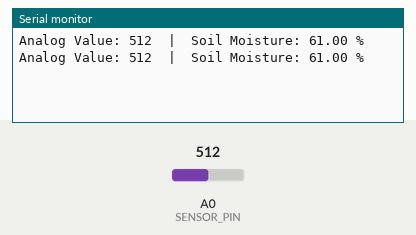
Recording of a sketch running on a simulated Arduino Uno, built with avr-gcc and run on an emulated ATmega328P. On the bench: the last lines printed to the serial monitor. The inputs (shaded band) are chosen by the test bench; at power-on: A0 (SENSOR_PIN) = 512.

Above: at 2.8 s.
2.9 s: A0 (SENSOR_PIN) set to 716
At 5.0 s:
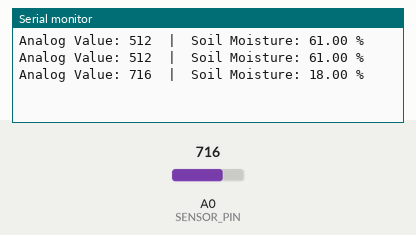
5.6 s: A0 (SENSOR_PIN) set to 900
At 6.6 s:
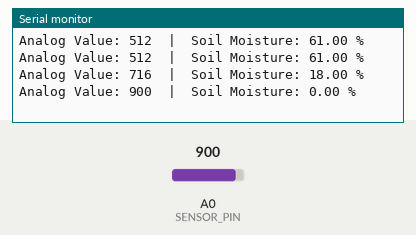
Timing chart, 0 to 8.6 s (numbered marks = the images above; inputs shaded):
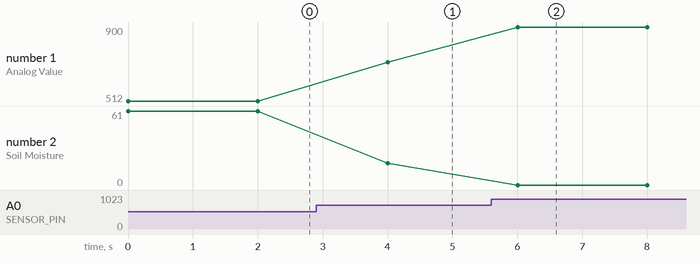

Measured:
- after the input at 2.9 s, the serial monitor: prints a new line after 1.1 s (image 1)
- after the input at 5.6 s, the serial monitor: prints a new line after 0.40 s (image 2)
- plotted number 1: 512 → 716 after the input at 2.9 s, 716 → 900 after the input at 5.6 s
- plotted number 2: 61 → 18 after the input at 2.9 s, 18 → 0 after the input at 5.6 s

The sketch:

soil_moisture_sensor.ino
```cpp
#define SENSOR_PIN A0

const int AirValue = 803;   //you need to replace this value with analog value when the sensor is in air
const int WaterValue = 327;  //you need to replace this value with analog value when the sensor is in water

void setup() {
  Serial.begin(9600);
}

void loop() {
  int rawValue = analogRead(SENSOR_PIN); // Range 0–1023 (scaled)
  float moisturePercent = map(rawValue, AirValue, WaterValue, 0, 100);

  if(moisturePercent > 100)
  {
    moisturePercent = 100; // Cap at 100%
  }else if(moisturePercent <0)
  {
    moisturePercent = 0; // Floor at 0%
  }
  // Print the raw value and the calculated moisture percentage
  Serial.print("Analog Value: ");
  Serial.print(rawValue);
  Serial.print("  |  Soil Moisture: ");
  Serial.print(moisturePercent);
  Serial.println(" %");

  delay(2000);
}
```
